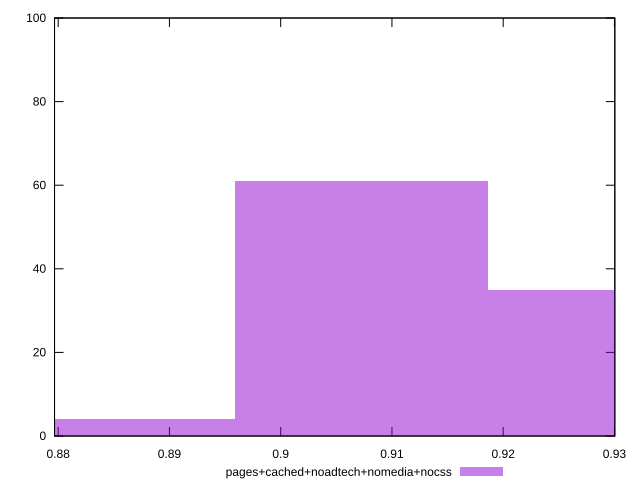

Recreate this plot in gnuplot.
reset

$pagesCachedNoadtechNomediaNocss <<EOF
0.9072512313518195 61
0.929932512135615 35
0.884569950568024 4
EOF

set key outside below
set boxwidth 0.02268128078379549
set xrange [0.8796720674882483:0.9300339275443932]
set yrange [0:100]
set trange [0:100]
set style fill transparent solid 0.5 noborder
set terminal svg size 640, 490 enhanced background rgb 'white'
set output "report_00021_2021-02-20T09:16:39.615Z/meta/pScore/comparison/histogram/4_vs_5.svg"

plot $pagesCachedNoadtechNomediaNocss title "pages+cached+noadtech+nomedia+nocss" with boxes

reset
